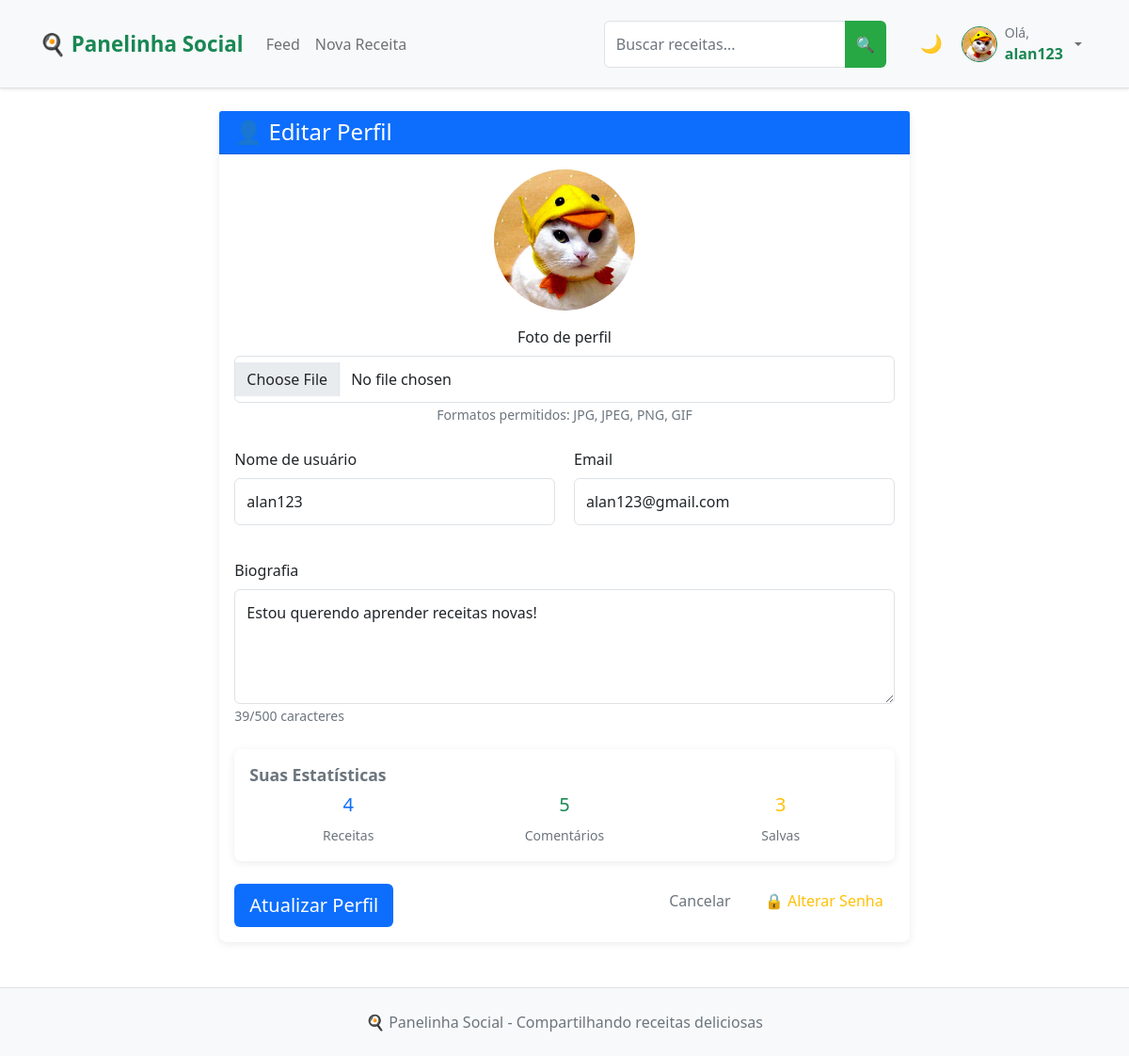
The app's page /profile/edit (signed in) with its own data.
### app.py (models this page shows, shortened)
class User(UserMixin, db.Model):
    __tablename__ = 'user'
    id = db.Column(db.Integer, primary_key=True)
    username = db.Column(db.String(64), unique=True, nullable=False, index=True)
    email = db.Column(db.String(120), unique=True, nullable=False, index=True)
    password_hash = db.Column(db.String(128))
    bio = db.Column(db.Text)
    profile_picture = db.Column(db.String(200))
    created_at = db.Column(db.DateTime, default=datetime.utcnow)
    recipes = db.relationship('Recipe', backref='author', lazy='select')
    likes = db.relationship('Like', backref='user', lazy='select')
    comments = db.relationship('Comment', backref='user', lazy='select')
    saved_recipes = db.relationship('SavedRecipe', backref='user', lazy='select')

### app.py (the view)
@app.route('/profile/edit', methods=['GET', 'POST'])
@login_required
def edit_profile():
    form = EditProfileForm(original_username=current_user.username, original_email=current_user.email)
    if form.validate_on_submit():
        if form.profile_picture.data:
            if current_user.profile_picture:
                old_image_path = os.path.join(app.config['UPLOAD_FOLDER'], current_user.profile_picture)
                if os.path.exists(old_image_path):
                    os.remove(old_image_path)
            timestamp = datetime.utcnow().strftime('%Y%m%d_%H%M%S')
            profile_filename = f"profile_{current_user.id}_{timestamp}_{form.profile_picture.data.filename}"
            form.profile_picture.data.save(os.path.join(app.config['UPLOAD_FOLDER'], profile_filename))
            current_user.profile_picture = profile_filename
        current_user.username = form.username.data
        current_user.email = form.email.data
        current_user.bio = form.bio.data
        db.session.commit()
        flash('Seu perfil foi atualizado com sucesso!', 'success')
        return redirect(url_for('user_profile', username=current_user.username))
    elif request.method == 'GET':
        form.username.data = current_user.username
        form.email.data = current_user.email
        form.bio.data = current_user.bio
    return render_template('edit_profile.html', title='Editar Perfil', form=form)

### app.py (shortened to what this page needs)
class EditProfileForm(FlaskForm):
    username = StringField('Nome de usuário', validators=[DataRequired(), Length(min=3, max=64)])
    email = StringField('Email', validators=[DataRequired(), Email()])
    bio = TextAreaField('Biografia', validators=[Length(max=500)])
    profile_picture = FileField('Foto de perfil', validators=[FileAllowed(['jpg', 'jpeg', 'png', 'gif'])])
    submit = SubmitField('Atualizar Perfil')
    def __init__(self, original_username, original_email, *args, **kwargs):
        super(EditProfileForm, self).__init__(*args, **kwargs)
        self.original_username = original_username
        self.original_email = original_email

### app.py (called while the page is built)
@login_manager.user_loader
def load_user(id):
    return User.query.get(int(id))

### templates/edit_profile.html (shortened to what this page needs)
{% extends "base.html" %}
{% block content %}
<div class="row justify-content-center">
    <div class="col-md-8">
        <div class="card">
            <div class="card-header bg-primary text-white">
                <h4 class="mb-0">👤 Editar Perfil</h4>
            </div>
            <div class="card-body">
                <form method="POST" action="" enctype="multipart/form-data">
                    <div class="text-center mb-4">
                        <div class="position-relative d-inline-block">
                            {% if current_user.profile_picture %}
                                <img src="{{ url_for('static', filename='uploads/' + current_user.profile_picture) }}"
                                     class="rounded-circle"
                                     style="width: 150px; height: 150px; object-fit: cover;"
                                     alt="Foto de perfil">
                            {% else %}
                                <div class="rounded-circle bg-light d-flex align-items-center justify-content-center"
                                     style="width: 150px; height: 150px;">
                                    <span class="text-muted display-6">👤</span>
                                </div>
                            {% endif %}
                        </div>
                        <div class="mt-3">
                            {{ form.profile_picture.label(class="form-label") }}
                            {{ form.profile_picture(class="form-control") }}
                            <small class="text-muted">Formatos permitidos: JPG, JPEG, PNG, GIF</small>
                        </div>
                    </div>
                    <div class="row">
                        <div class="col-md-6">
                            <div class="mb-3">
                                {{ form.username.label(class="form-label") }}
                                {% if form.username.errors %}
                                    {{ form.username(class="form-control is-invalid") }}
                                    <div class="invalid-feedback">
                                        {% for error in form.username.errors %}
                                            <span>{{ error }}</span>
                                        {% endfor %}
                                    </div>
                                {% else %}
                                    {{ form.username(class="form-control", placeholder="Seu nome de usuário") }}
                                {% endif %}
                            </div>
                        </div>
                        <div class="col-md-6">
                            <div class="mb-3">
                                {{ form.email.label(class="form-label") }}
                                {% if form.email.errors %}
                                    {{ form.email(class="form-control is-invalid") }}
                                    <div class="invalid-feedback">
                                        {% for error in form.email.errors %}
                                            <span>{{ error }}</span>
                                        {% endfor %}
                                    </div>
                                {% else %}
                                    {{ form.email(class="form-control", placeholder="seu@email.com") }}
                                {% endif %}
                            </div>
                        </div>
                    </div>
                    <div class="mb-4">
                        {{ form.bio.label(class="form-label") }}
                        {% if form.bio.errors %}
                            {{ form.bio(class="form-control is-invalid", rows="4", placeholder="Conte um pouco sobre você...") }}
                            <div class="invalid-feedback">
                                {% for error in form.bio.errors %}
                                    <span>{{ error }}</span>
                                {% endfor %}
                            </div>
                        {% else %}
                            {{ form.bio(class="form-control", rows="4", placeholder="Conte um pouco sobre você...") }}
                        {% endif %}
                        <small class="text-muted">{{ form.bio.data|length if form.bio.data else 0 }}/500 caracteres</small>
                    </div>
                    <div class="card mb-4">
                        <div class="card-body">
                            <h6 class="card-title text-muted">Suas Estatísticas</h6>
                            <div class="row text-center">
                                <div class="col-4">
                                    <h5 class="text-primary">{{ current_user.recipes|length }}</h5>
                                    <small class="text-muted">Receitas</small>
                                </div>
                                <div class="col-4">
                                    <h5 class="text-success">{{ current_user.comments|length }}</h5>
                                    <small class="text-muted">Comentários</small>
                                </div>
                                <div class="col-4">
                                    <h5 class="text-warning">{{ current_user.saved_recipes|length }}</h5>
                                    <small class="text-muted">Salvas</small>
                                </div>
                            </div>
                        </div>
                    </div>
                    <div class="d-grid gap-2 d-md-flex justify-content-md-between">
                        <div>
                            {{ form.submit(class="btn btn-primary btn-lg") }}
                        </div>
                        <div>
                            <a href="{{ url_for('user_profile', username=current_user.username) }}"
                               class="btn btn-outline-secondary me-2">
                                Cancelar
                            </a>
                            <a href="{{ url_for('change_password') }}" class="btn btn-outline-warning">
                                🔒 Alterar Senha
                            </a>
                        </div>
                    </div>
                </form>
            </div>
        </div>
    </div>
</div>
{% endblock %}

### templates/base.html (shortened to what this page needs)
<!DOCTYPE html>
<html lang="pt-br">
<head>
    <link href="https://cdn.jsdelivr.net/npm/bootstrap@5.1.3/dist/css/bootstrap.min.css" rel="stylesheet">
    <link rel="stylesheet" href="{{ url_for('static', filename='css/style.css') }}">
</head>
<body>
    <nav class="navbar navbar-expand-lg navbar-light bg-light border-bottom">
        <div class="container">
            <a class="navbar-brand fw-bold text-success" href="{{ url_for('index') }}">
                🍳 Panelinha Social
            </a>
            <div class="collapse navbar-collapse" id="navbarNav">
                <ul class="navbar-nav me-auto">
                    {% if current_user.is_authenticated %}
                        <li class="nav-item">
                            <a class="nav-link" href="{{ url_for('feed') }}">Feed</a>
                        </li>
                        <li class="nav-item">
                            <a class="nav-link" href="{{ url_for('new_recipe') }}">Nova Receita</a>
                        </li>
                    {% endif %}
                </ul>
                <form class="d-flex me-3" action="{{ url_for('search') }}" method="GET">
                    <div class="input-group" style="min-width: 250px;">
                        <input type="text"
                            name="q"
                            class="form-control"
                            placeholder="Buscar receitas..."
                            value="{{ request.args.get('q', '') }}"
                            aria-label="Buscar receitas">
                        <button class="btn btn-success" type="submit" title="Buscar receitas">
                            🔍
                        </button>
                    </div>
                </form>
                <div class="navbar-nav ms-2">
                    <button class="btn btn-outline-secondary btn-sm" id="darkModeToggle" title="Modo Noturno">
                    </button>
                </div>
                <div class="navbar-nav">
                    {% if current_user.is_authenticated %}
                        <div class="nav-item dropdown">
                            <a class="nav-link dropdown-toggle d-flex align-items-center gap-2" href="#" role="button" data-bs-toggle="dropdown">
                                <div class="position-relative">
                                    {% if current_user.profile_picture %}
                                        <img src="{{ url_for('static', filename='uploads/' + current_user.profile_picture) }}"
                                            class="rounded-circle border border-success"
                                            style="width: 38px; height: 38px; object-fit: cover;"
                                            alt="Foto de perfil">
                                    {% else %}
                                        <div class="rounded-circle bg-light d-flex align-items-center justify-content-center border border-success"
                                            style="width: 38px; height: 38px;">
                                            <span class="text-muted">👤</span>
                                        </div>
                                    {% endif %}
                                </div>
                                <div class="d-none d-lg-flex flex-column align-items-start">
                                    <span class="small text-muted">Olá,</span>
                                    <strong class="text-success">{{ current_user.username }}</strong>
                                </div>
                            </a>
                        </div>
                    {% else %}
                        <a class="nav-link" href="{{ url_for('login') }}">Entrar</a>
                        <a class="nav-link" href="{{ url_for('register') }}">Cadastrar</a>
                    {% endif %}
                </div>
            </div>
        </div>
    </nav>
    <div class="container mt-4">
        {% block content %}{% endblock %}
    </div>
    <footer class="bg-light text-center text-muted py-4 mt-5 border-top">
        <div class="container">
            <p class="mb-0">🍳 Panelinha Social - Compartilhando receitas deliciosas</p>
        </div>
    </footer>
</body>
</html>

### static/css/style.css (style rules this page uses)
:root { --primary-color: #28a745; --primary-hover: #218838; --light-bg: #f8f9fa; --card-shadow: 0 2px 8px rgba(0, 0, 0, 0.08); --card-hover-shadow: 0 4px 12px rgba(0, 0, 0, 0.12); }
* { box-sizing: border-box; }
body { background-color: var(--light-bg); font-family: system-ui, -apple-system, sans-serif; line-height: 1.5; margin: 0; padding: 0; }
.card-body { padding: 1rem; display: flex; flex-direction: column; height: 100%; }
.card-title { font-size: 1.1rem; font-weight: 600; margin-bottom: 0.5rem; line-height: 1.3; }
.btn { border-radius: 6px; font-weight: 500; transition: all 0.15s ease; border: none; }
.btn-success { background-color: var(--primary-color); }
.btn-sm { padding: 0.375rem 0.75rem; font-size: 0.875rem; }
.row { display: flex; flex-wrap: wrap; margin: 0 -10px; }
.col-xl-4, .col-lg-6, .col-md-6 { padding: 0 10px; margin-bottom: 20px; }
.navbar { padding: 1rem 0; box-shadow: 0 1px 3px rgba(0,0,0,0.1); }
.navbar-brand { font-weight: 700; font-size: 1.4rem; }
.card { border: none; border-radius: 8px; box-shadow: var(--card-shadow); }
.form-control { border-radius: 6px; border: 1px solid #dee2e6; padding: 0.75rem; transition: border-color 0.15s ease; }
footer { margin-top: 3rem; padding: 2rem 0; background: white; border-top: 1px solid #dee2e6; }
img { max-width: 100%; height: auto; }
.text-muted { color: #6c757d !important; }

### templates/base.html (style rules this page uses)
:root { --bg-color: #ffffff; --text-color: #212529; --card-bg: #ffffff; --border-color: #dee2e6; --success-color: #198754; --header-bg: #f8f9fa; --ingredient-bg: #f8f9fa; --ingredient-text: #212529; }
body.loaded * { transition: all 0.3s ease; }
body { background-color: var(--bg-color); color: var(--text-color); min-height: 100vh; }
#darkModeToggle { border: none; background: transparent; font-size: 1.2em; padding: 0.375rem 0.75rem; transition: all 0.3s ease; }

### records on screen
User: profile_picture (picture), username "alan123", email "alan123@gmail.com", bio "Estou querendo aprender receitas novas!"

### other values on screen
{{ current_user.recipes|length }} "4"
{{ current_user.comments|length }} "5"
{{ current_user.saved_recipes|length }} "3"
